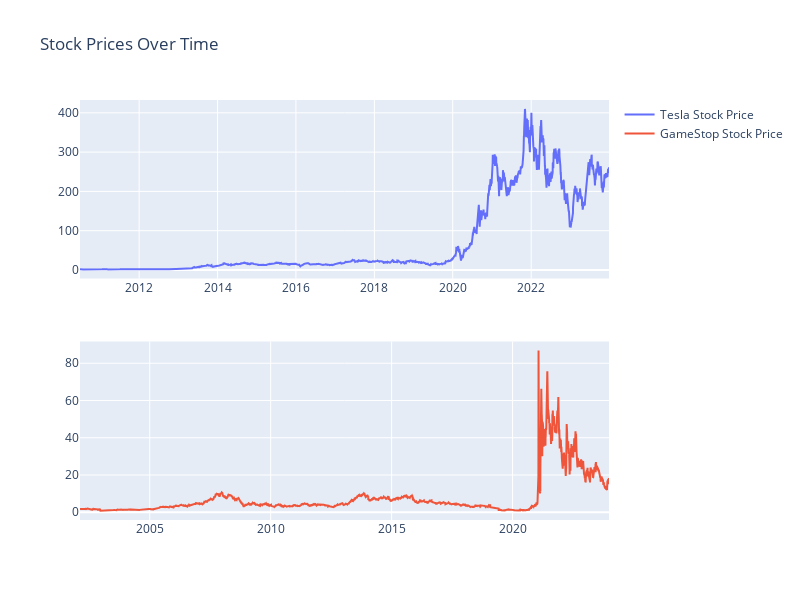

Notebook source saved alongside this figure:
### Code cell
# Display Tesla Revenue Data Table
print("Tesla Revenue Data:")
display(HTML(tesla_revenue_table.head().to_html()))

# Display GameStop Revenue Data Table
print("GameStop Revenue Data:")
display(HTML(gamestop_revenue_table.head().to_html()))

# Creating a dashboard with 2 interactive subplots using Plotly
fig = make_subplots(rows=2, cols=1)

# Tesla Stock Price subplot
fig.add_trace(
    go.Scatter(x=tesla_stock_data.index, y=tesla_stock_data['Close'], name='Tesla Stock Price'),
    row=1, col=1
)

# GameStop Stock Price subplot
fig.add_trace(
    go.Scatter(x=gamestop_stock_data.index, y=gamestop_stock_data['Close'], name='GameStop Stock Price'),
    row=2, col=1
)

# Update layout for a better look
fig.update_layout(height=600, width=800, title_text="Stock Prices Over Time")
fig.show()

### Figure 1 — Plotly figure (JSON) as saved in the notebook; plotly's stock layout.template omitted (floating-point values rounded to 4 significant figures; data arrays with more than 128 entries replaced by an {"elided": "..."} marker saying what was removed)
{"data": [{"name": "Tesla Stock Price", "type": "scatter", "x": {"elided": "3398 str values"}, "xaxis": "x", "y": {"elided": "3398 float values"}, "yaxis": "y"}, {"name": "GameStop Stock Price", "type": "scatter", "x": {"elided": "5506 str values"}, "xaxis": "x2", "y": {"elided": "5506 float values"}, "yaxis": "y2"}], "layout": {"height": 600, "title": {"text": "Stock Prices Over Time"}, "width": 800, "xaxis": {"anchor": "y", "domain": [0, 1]}, "xaxis2": {"anchor": "y2", "domain": [0, 1]}, "yaxis": {"anchor": "x", "domain": [0.575, 1]}, "yaxis2": {"anchor": "x2", "domain": [0, 0.425]}}}
